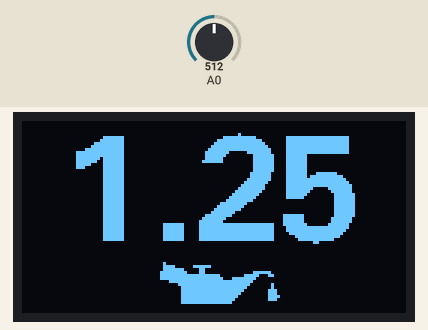
This sketch was run on a simulated ESP8266 (NodeMCU). Parts: 128×64 one-colour display. Inputs (shaded band) come from the test bench; at power-on: A0 = 512.

Above: at 1.2 s.
1.3 s: A0 set to 716
At 2.5 s:
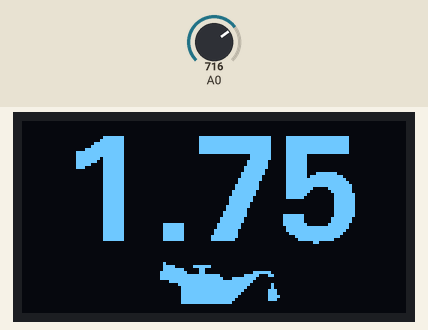
2.8 s: A0 set to 900
At 3.9 s:
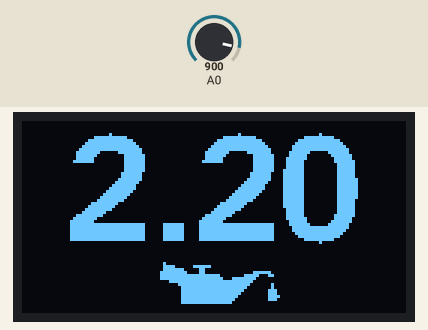
4.3 s: A0 set to 1023
At 5.5 s:
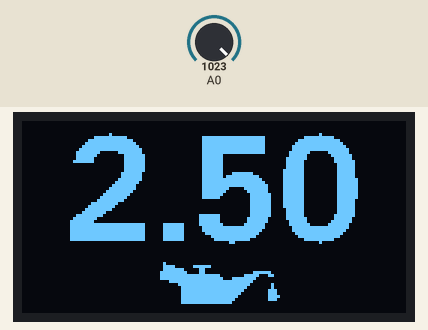
Timing chart, 0 to 7.3 s (numbered marks = the images above; inputs shaded):
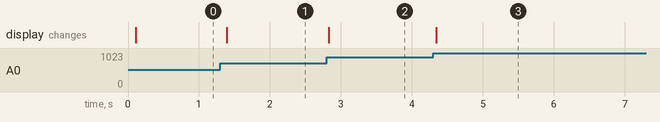

The sketch:

oil-display-no-splashscreen.ino
```cpp
//Oil by Iconic from <a href="https://thenounproject.com/browse/icons/term/oil/" target="_blank" title="Oil Icons">Noun Project</a> (CC BY 3.0)

#include <SPI.h>
#include <Wire.h>
#include <U8g2lib.h>

#define SCREEN_WIDTH 128 // OLED display width, in pixels
#define SCREEN_HEIGHT 64 // OLED display height, in pixels

#define OLED_RESET     -1 // Reset pin # (or -1 if sharing Arduino reset pin)
#define SCREEN_ADDRESS 0x3C //0x3D ///< See datasheet for Address; 0x3D for 128x64, 0x3C for 128x32
//Adafruit_SSD1306 display(SCREEN_WIDTH, SCREEN_HEIGHT, &Wire, OLED_RESET);
U8G2_SH1106_128X64_NONAME_1_HW_I2C u8g2(U8G2_R0);


//Oil icon
const unsigned char oil [] PROGMEM = {
	0x04, 0x00, 0x00, 0x00, 0x00, 0x00, 0x3c, 0xf0, 0x03, 0x00, 0x00, 0x00, 0xfc, 0xc1, 0x00, 0x00,
	0x00, 0x00, 0xfe, 0xc3, 0x00, 0x00, 0x3f, 0x00, 0xfe, 0xff, 0x1f, 0xe0, 0x63, 0x00, 0xfe, 0xff,
	0x3f, 0xfe, 0x01, 0x00, 0xf0, 0xff, 0xff, 0xff, 0x00, 0x00, 0x80, 0xff, 0xff, 0x7f, 0x40, 0x00,
	0x00, 0xff, 0xff, 0x3f, 0x40, 0x00, 0x00, 0xff, 0xff, 0x1f, 0xe0, 0x00, 0x00, 0xff, 0xff, 0x0f,
	0xe0, 0x00, 0x00, 0xff, 0xff, 0x07, 0xe0, 0x01, 0x00, 0xff, 0xff, 0x03, 0xe0, 0x00, 0x00, 0xff,
	0xff, 0x01, 0x00, 0x00
};

#define PRESSURE_SENSOR_PIN D0

void setup() {

  Wire.begin(D2,D3);
  u8g2.begin();
  u8g2.clearBuffer();

delay(50);

u8g2.clearBuffer();

}

void loop() {
  int sensorValue = analogRead(PRESSURE_SENSOR_PIN);

  float voltage = sensorValue * (5.0 / 4095.0);

  float pressure = voltage * (10.0 / 5.0);

	u8g2.clearBuffer();
  u8g2.firstPage();
  do {
    u8g2.setFont(u8g2_font_fub35_tf);

    // Convert sensor value and pressure to strings
    char sensorValueStr[5];
    char pressureStr[5];

    // Format the sensor value and pressure to display
    snprintf(sensorValueStr, sizeof(sensorValueStr), "Raw: %d", sensorValue);
    snprintf(pressureStr, sizeof(pressureStr), "%.2f", pressure);


    u8g2.drawStr(14, 40, pressureStr);
    u8g2.drawXBMP(45, 47, 42, 14, oil);

    //u8g2.drawStr(0,15,sensorValue);
  } while ( u8g2.nextPage() );

  // Optional: Print to the Serial Monitor for debugging
  //Serial.print("Sensor Value: ");
  //Serial.println(sensorValue);
  //Serial.print("Pressure: ");
  //Serial.println(pressure);

  delay(50);
}
```

Measured:
- after the input at 1.3 s, the display: changes after 0.09 s (image 1)
- after the input at 2.8 s, the display: changes at once (image 2)
- after the input at 4.3 s, the display: changes after 0.05 s (image 3)
